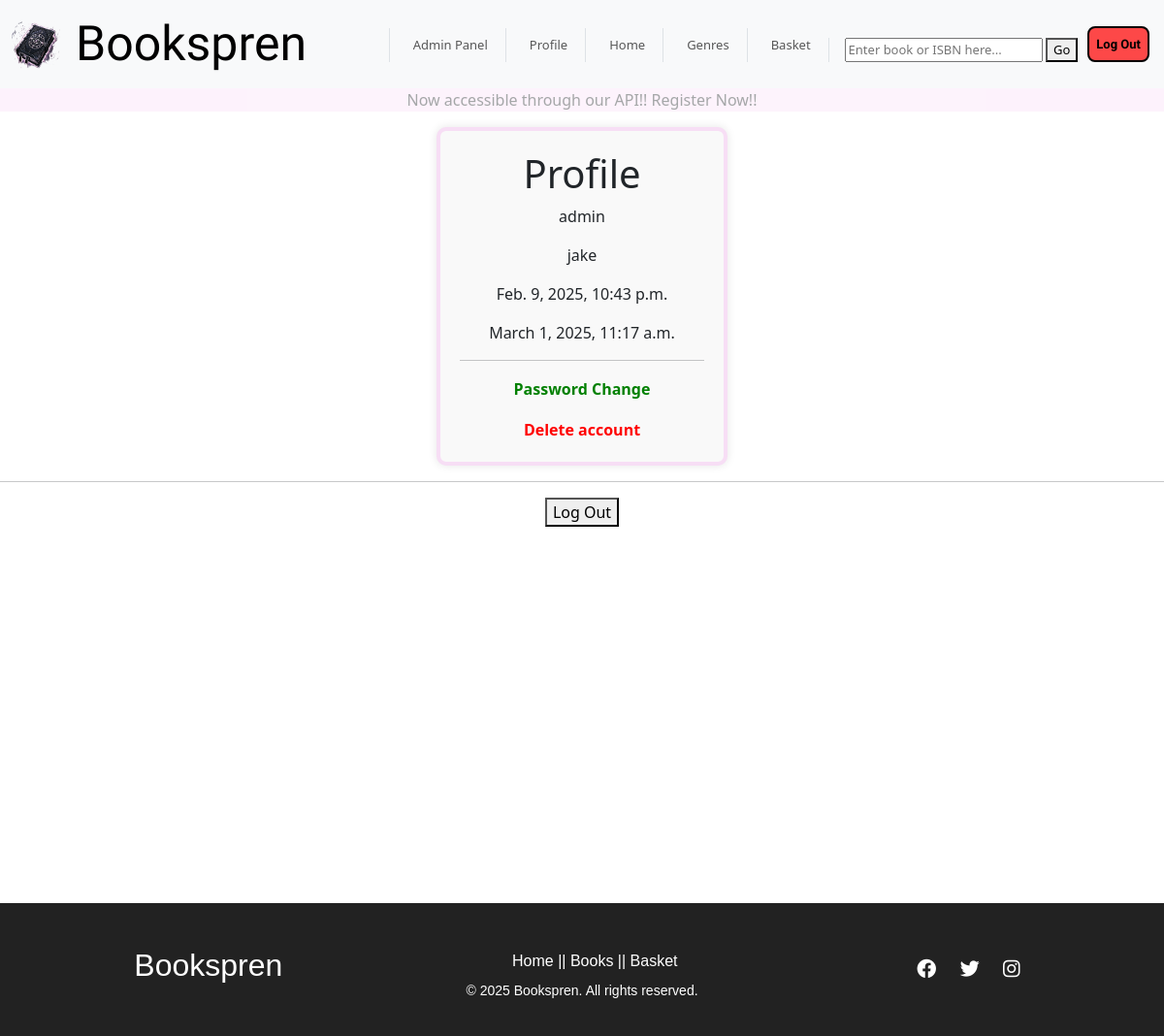
Before: /myaccounts/profile_page/ (signed in) with the older database file.
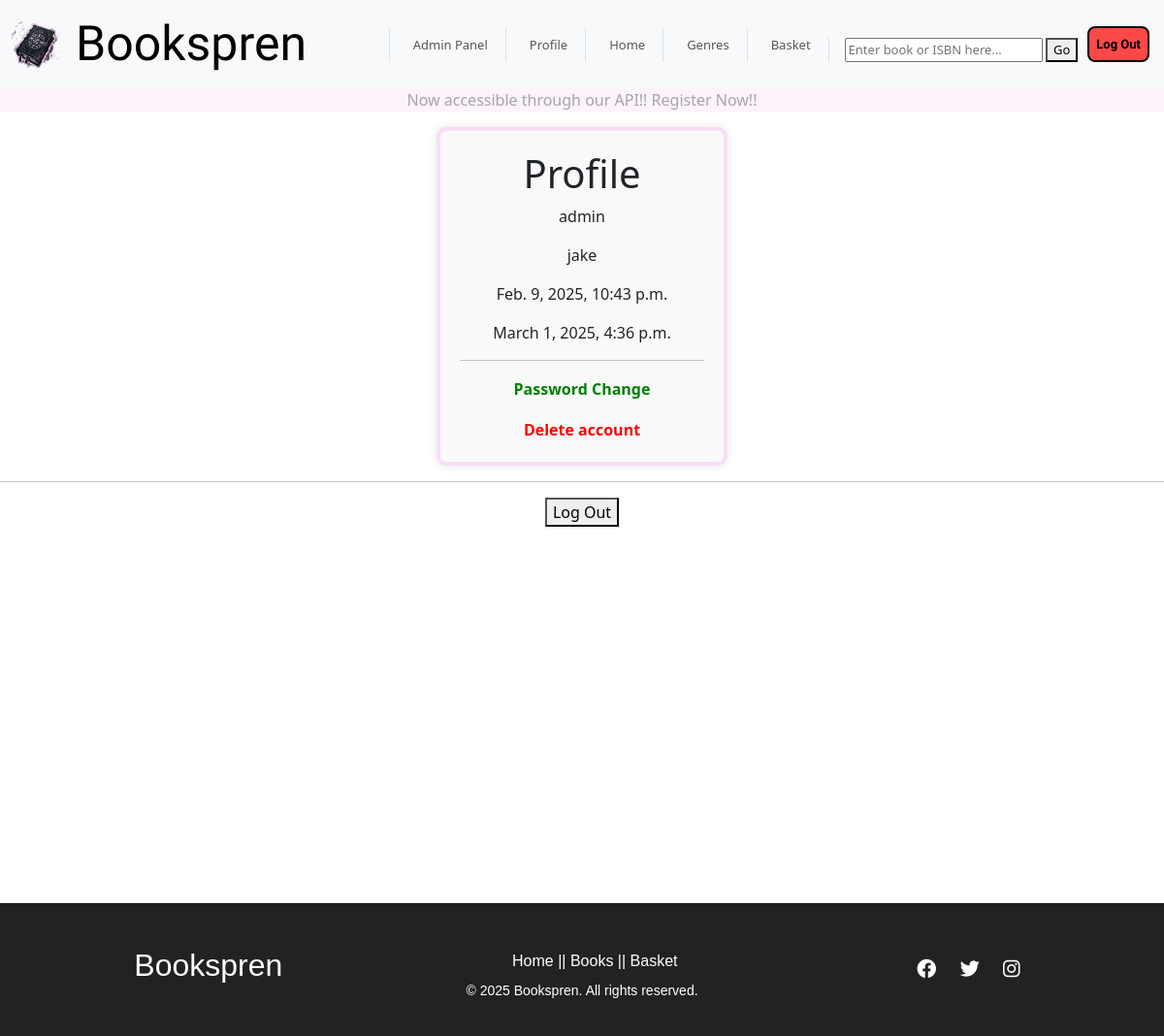
After: the same page with the newer database file.
### apps/accounts/models.py (models this page shows, shortened)
class CustomUser(AbstractUser):
    pass

### apps/accounts/views.py (the view)
# urls.py: path("profile_page/", views.profile_page_view, name="profile"),
@login_required
def profile_page_view(request):
    if request.method == "POST":
        user = request.user
        user.delete()  # Deletes the user from the database
        logout(request)  # Logs the user out after deletion
        messages.success(request, "Your account has been deleted.")
        return redirect("home")  # Redirect to the homepage or another page
    return render(request, 'profile_page.html')

### apps/accounts/templates/profile_page.html (shortened to what this page needs)
{% extends 'base.html' %}
{% load static %}
{% block content %}
<div class="login-div">
    <div class="login-card">
        <h1>Profile</h1>
        <p>{{ user.username }}</p>
        <p>{{ user.first_name }}</p>
        <p>{{ user.date_joined }}</p>
        <p>{{ user.last_login }}</p>
        <hr>
        <button class="profile-change-button"><a href="{% url 'password_change' %}">Password Change</a></p>
        <form action ={% url 'profile'%} method="post">
            <button class="profile-delete-button" type="submit">Delete account</button>
        </form>
    </div>
<hr>
    <form action="{% url 'logout' %}" method="post">
        <button class="button" type="submit">Log Out</button>
      </form>
</div>
{% endblock %}

Changed rows visible on the page:
changed CustomUser "admin": last_login "March 1, 2025, 11:17 a.m." → "March 1, 2025, 4:36 p.m."
